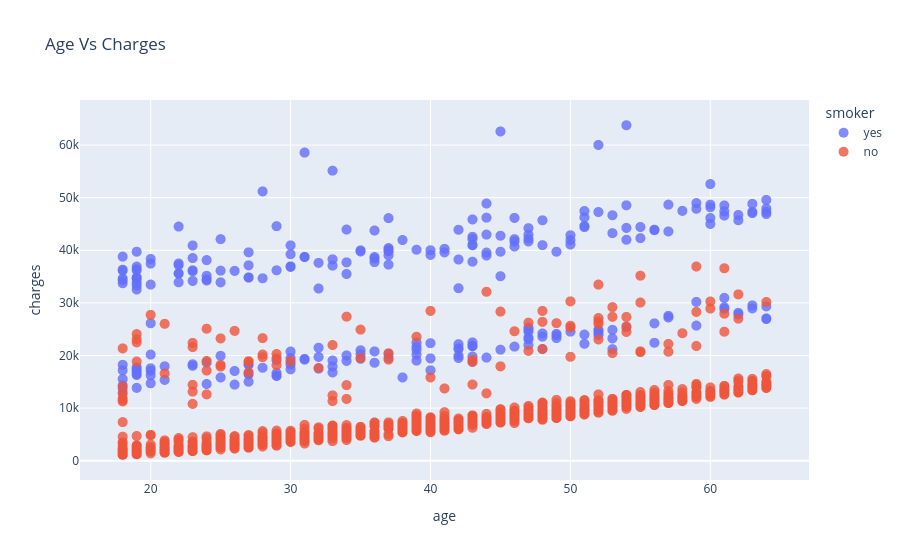

Source (notebook cell):
### Markdown cell above
It appears that 20% of customers have reported that they smoke. Can you verify whether this matches the national average, assuming the data was collected in 2010? We can also see that smoking appears a more common habit among males. Can you verify this?

### Code cell
fig=px.scatter(medical_df,
               x='age',         #find relation between age and charges 
               y='charges',
               color='smoker',
               opacity=0.8,
               title="Age Vs Charges",
               hover_data=['sex'])
fig.update_traces(marker_size=10)
fig.show()

### Figure 1 — Plotly figure (JSON) as saved in the notebook; plotly's stock layout.template omitted (floating-point values rounded to 4 significant figures; data arrays with more than 128 entries replaced by an {"elided": "..."} marker saying what was removed)
{"data": [{"customdata": {"elided": "274x1 str values"}, "hovertemplate": "smoker=yes<br>age=%{x}<br>charges=%{y}<br>sex=%{customdata[0]}<extra></extra>", "legendgroup": "yes", "marker": {"color": "#636efa", "opacity": 0.8, "size": 10, "symbol": "circle"}, "mode": "markers", "name": "yes", "showlegend": true, "type": "scattergl", "x": {"elided": "274 int values"}, "xaxis": "x", "y": {"elided": "274 float values"}, "yaxis": "y"}, {"customdata": {"elided": "1064x1 str values"}, "hovertemplate": "smoker=no<br>age=%{x}<br>charges=%{y}<br>sex=%{customdata[0]}<extra></extra>", "legendgroup": "no", "marker": {"color": "#EF553B", "opacity": 0.8, "size": 10, "symbol": "circle"}, "mode": "markers", "name": "no", "showlegend": true, "type": "scattergl", "x": {"elided": "1064 int values"}, "xaxis": "x", "y": {"elided": "1064 float values"}, "yaxis": "y"}], "layout": {"legend": {"title": {"text": "smoker"}, "tracegroupgap": 0}, "title": {"text": "Age Vs Charges"}, "xaxis": {"anchor": "y", "domain": [0, 1], "title": {"text": "age"}}, "yaxis": {"anchor": "x", "domain": [0, 1], "title": {"text": "charges"}}}}
